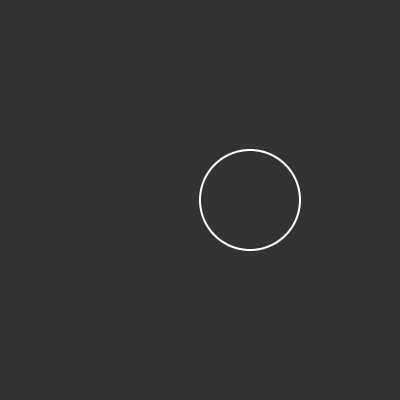
Frame 1 (no input)
Frame 60 (no input): identical to frame 1, image omitted
Frame 120 (the mouse pressed at the canvas centre since frame 60): identical to frame 1, image omitted

The p5.js sketch that drew this single still picture (run headless with seeded random() and noise() and a simulated clock; from frame 60 on, the mouse is pressed at the canvas centre):

// p5.js sketch
// ── sketch.js
var n = 0;
var d = 0;
var slider_n, slider_d;

function setup() {
  createCanvas(400,400);
  slider_n = createSlider(0,10,1,.5);
  slider_d = createSlider(0,10,1,.5);
}

function draw() {
  background(51);
  translate(width/2,height/2);
  n = slider_n.value();
  d = slider_d.value();

  beginShape();
  noFill();
  stroke(255);
  strokeWeight(2);
  // Rotate a (theta) around the full circle
  for (var a = 0; a < (d/n)*TWO_PI; a += 0.01) {
    var r = 100*cos((n/d)*a);
    var x = r*cos(a);
    var y = r*sin(a);
    vertex(x,y);
  }
  endShape(CLOSE);
}
